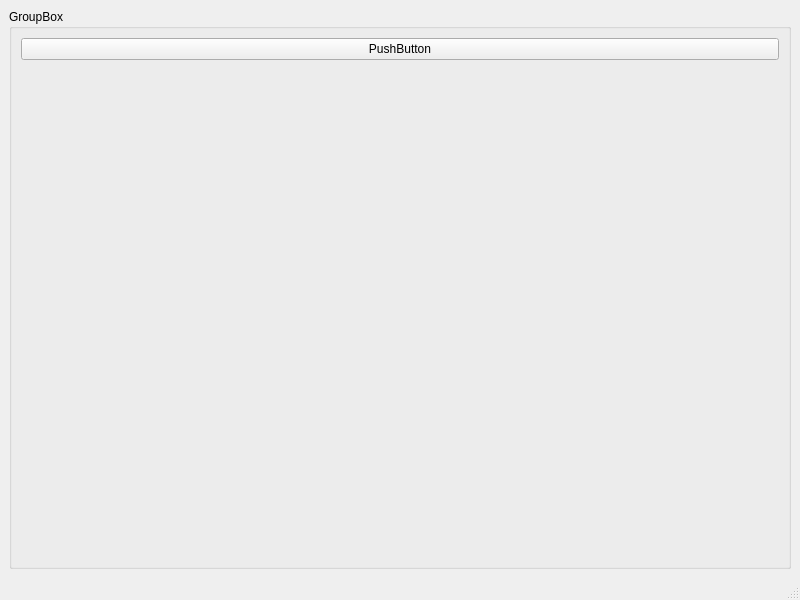
<?xml version="1.0" encoding="UTF-8"?>
<ui version="4.0">
 <class>MainWindow</class>
 <widget class="QMainWindow" name="MainWindow">
  <property name="geometry">
   <rect>
    <x>0</x>
    <y>0</y>
    <width>800</width>
    <height>600</height>
   </rect>
  </property>
  <property name="windowTitle">
   <string>MainWindow</string>
  </property>
  <widget class="QWidget" name="centralwidget">
   <layout class="QGridLayout" name="gridLayout">
    <item row="0" column="0">
     <widget class="QGroupBox" name="groupBox">
      <property name="title">
       <string>GroupBox</string>
      </property>
      <layout class="QGridLayout" name="gridLayout_2">
       <item row="0" column="0">
        <widget class="QPushButton" name="pushButton">
         <property name="text">
          <string>PushButton</string>
         </property>
        </widget>
       </item>
       <item row="1" column="0">
        <spacer name="verticalSpacer">
         <property name="orientation">
          <enum>Qt::Vertical</enum>
         </property>
         <property name="sizeHint" stdset="0">
          <size>
           <width>20</width>
           <height>40</height>
          </size>
         </property>
        </spacer>
       </item>
      </layout>
     </widget>
    </item>
   </layout>
  </widget>
  <widget class="QMenuBar" name="menubar">
   <property name="geometry">
    <rect>
     <x>0</x>
     <y>0</y>
     <width>800</width>
     <height>26</height>
    </rect>
   </property>
  </widget>
  <widget class="QStatusBar" name="statusbar"/>
 </widget>
 <resources/>
 <connections/>
</ui>
